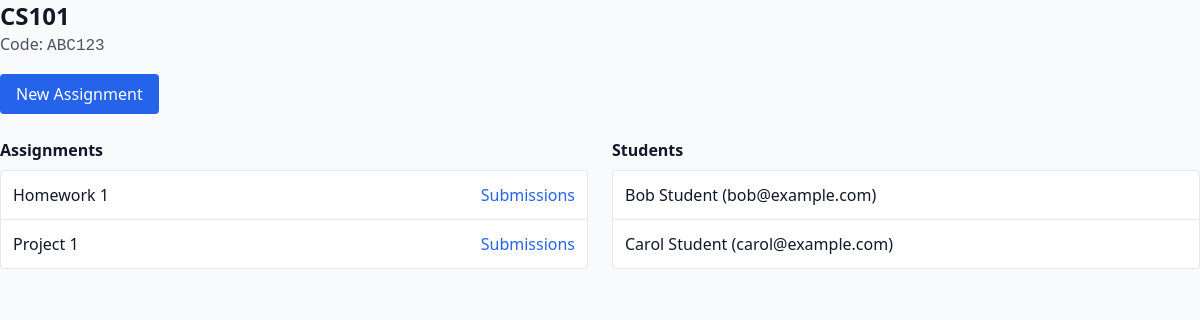
The app's page /teacher/classes/1 (signed in) with its own data.
### app/models/classroom.py (models this page shows)
class Classroom(db.Model):
    __tablename__ = "classrooms"
    id = db.Column(db.Integer, primary_key=True)
    name = db.Column(db.String(200), nullable=False)
    code = db.Column(db.String(10), unique=True, nullable=False, index=True)
    teacher_id = db.Column(db.Integer, db.ForeignKey("users.id"), nullable=False)
    teacher = db.relationship("User", back_populates="teaching_classrooms")
    students = db.relationship("User", secondary=classroom_students, lazy="select")
    assignments = db.relationship("Assignment", back_populates="classroom", cascade="all, delete-orphan", lazy="select")

### app/models/assignment.py (models this page shows)
class Assignment(db.Model):
    __tablename__ = "assignments"
    id = db.Column(db.Integer, primary_key=True)
    title = db.Column(db.String(200), nullable=False)
    description = db.Column(db.Text, nullable=True)
    max_marks = db.Column(db.Integer, nullable=False, default=100)
    due_date = db.Column(db.DateTime, nullable=False)
    created_at = db.Column(db.DateTime, default=datetime.utcnow, nullable=False)
    class_id = db.Column(db.Integer, db.ForeignKey("classrooms.id"), nullable=False)
    classroom = db.relationship("Classroom", back_populates="assignments")
    submissions = db.relationship("Submission", back_populates="assignment", cascade="all, delete-orphan", lazy="select")

### app/models/user.py (models this page shows, shortened)
class User(UserMixin, db.Model):
    __tablename__ = "users"
    id = db.Column(db.Integer, primary_key=True)
    name = db.Column(db.String(120), nullable=False)
    email = db.Column(db.String(255), unique=True, nullable=False, index=True)
    password_hash = db.Column(db.String(255), nullable=False)
    role = db.Column(db.String(20), nullable=False)  # 'teacher' or 'student'
    teaching_classrooms = db.relationship("Classroom", back_populates="teacher", lazy="select")
    submissions = db.relationship("Submission", back_populates="student", lazy="select")

### app/controllers/teacher.py (the view)
@teacher_bp.get("/classes/<int:class_id>")
@login_required
@role_required("teacher")
def view_class(class_id: int):
    classroom = db.session.get(Classroom, class_id)
    if not classroom or classroom.teacher_id != current_user.id:
        return abort(404)
    return render_template("teacher/class_view.html", classroom=classroom)

### app/models/user.py (called while the page is built)
@login_manager.user_loader
def load_user(user_id: str):
    return User.query.get(int(user_id))

### app/utils/role.py (called while the page is built)
def role_required(role_name: str):
    def decorator(fn):
        @wraps(fn)
        def wrapper(*args, **kwargs):
            if not current_user.is_authenticated or getattr(current_user, "role", None) != role_name:
                return abort(403)
            return fn(*args, **kwargs)
        return wrapper
    return decorator

### app/templates/teacher/class_view.html (shortened to what this page needs)
{% extends "base.html" %}
{% block content %}
<h1 class="text-2xl font-bold">{{ classroom.name }}</h1>
<p class="text-gray-600 mb-4">Code: <span class="font-mono">{{ classroom.code }}</span></p>
<a href="/teacher/classes/{{ classroom.id }}/assignments/new" class="inline-block bg-blue-600 text-white px-4 py-2 rounded mb-6">New Assignment</a>
<div class="grid md:grid-cols-2 gap-6">
  <div>
    <h2 class="font-semibold mb-2">Assignments</h2>
    <ul class="bg-white rounded border divide-y">
      {% for a in classroom.assignments %}
      <li class="p-3 flex justify-between">
        <span>{{ a.title }}</span>
        <a class="text-blue-600" href="/teacher/assignments/{{ a.id }}/submissions">Submissions</a>
      </li>
      {% else %}
      <li class="p-3 text-gray-500">No assignments yet.</li>
      {% endfor %}
    </ul>
  </div>
  <div>
    <h2 class="font-semibold mb-2">Students</h2>
    <ul class="bg-white rounded border divide-y">
      {% for s in classroom.students %}
      <li class="p-3">{{ s.name }} ({{ s.email }})</li>
      {% else %}
      <li class="p-3 text-gray-500">No students yet.</li>
      {% endfor %}
    </ul>
  </div>
</div>
{% endblock %}

### records on screen
Classroom: name "CS101", code "ABC123"
Assignment: title "Homework 1"
Assignment: title "Project 1"
User: name "Bob Student", email "bob@example.com"
User: name "Carol Student", email "carol@example.com"
